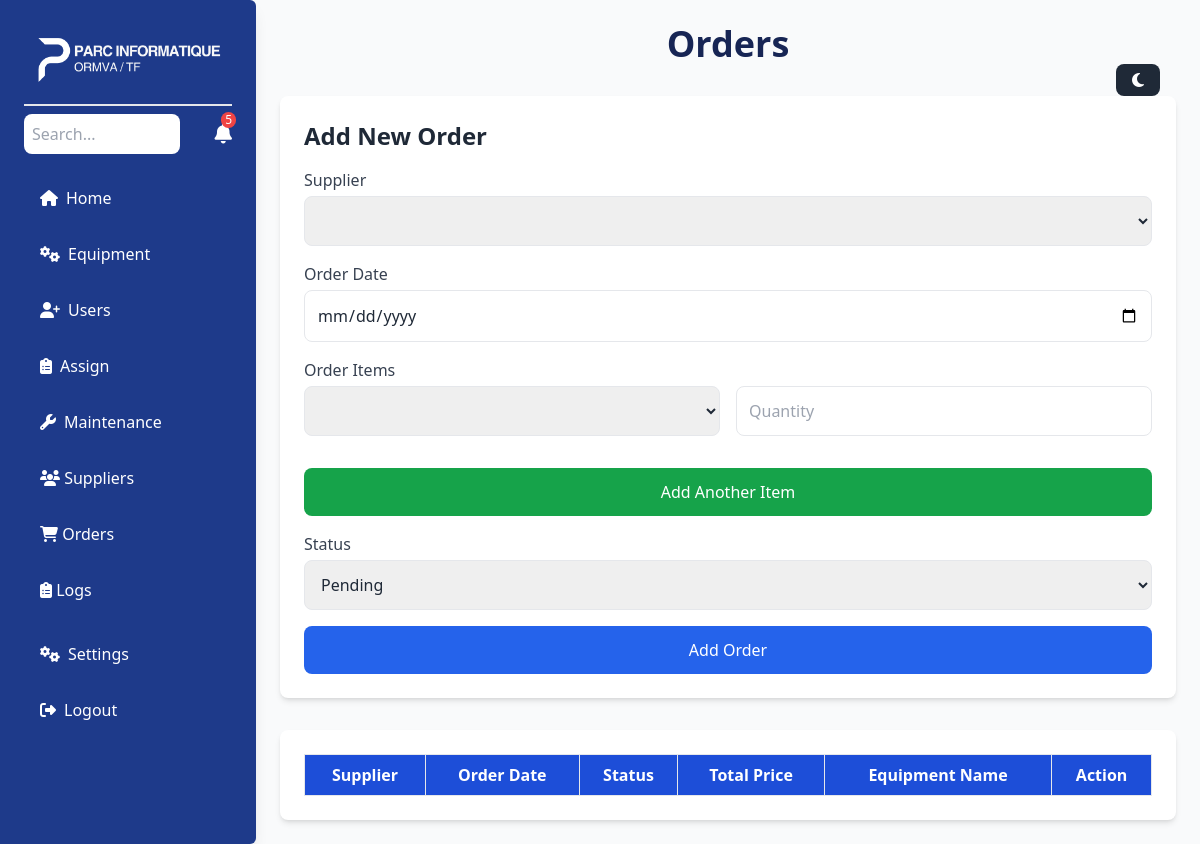
Before: /orders.php with the older database file.
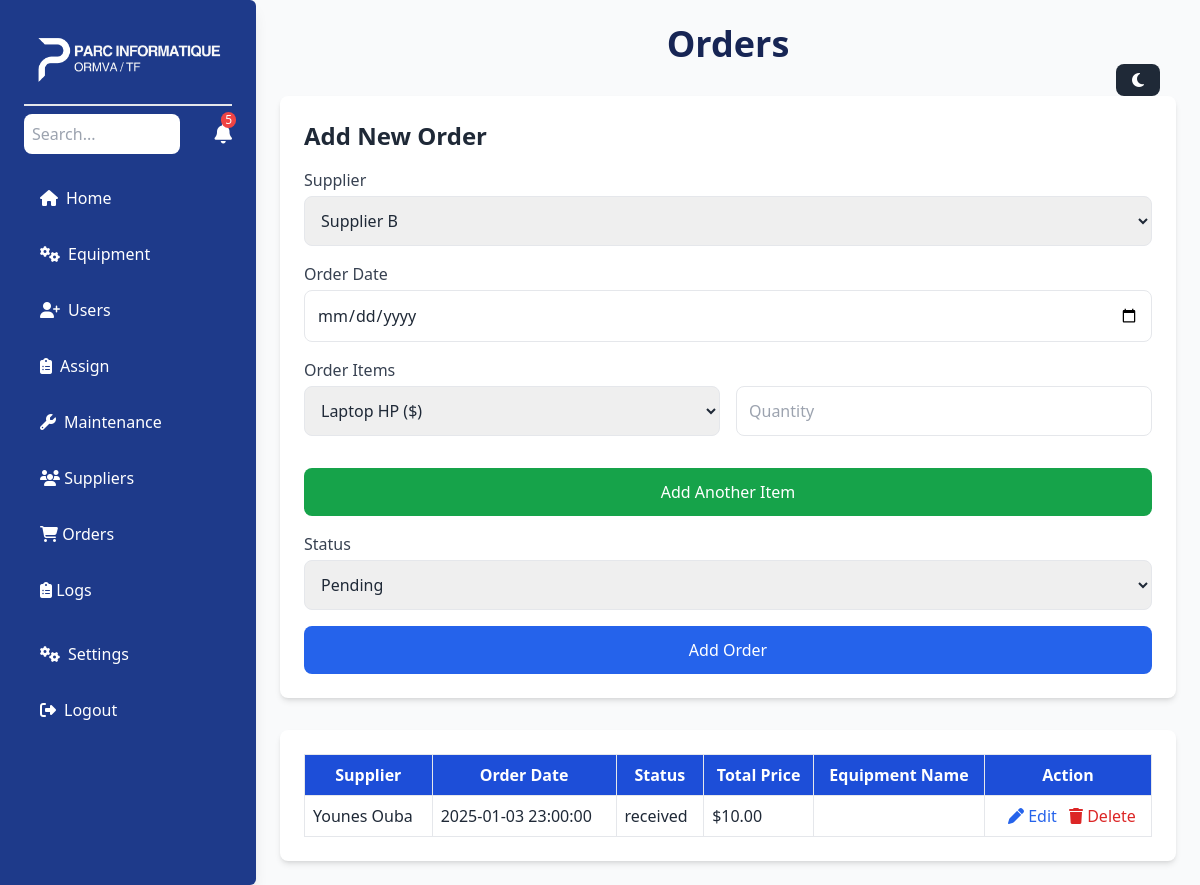
After: the same page with the newer database file.
### tables this page shows
CREATE TABLE `orders` (
  `id` int(11) NOT NULL,
  `supplier_id` int(11) NOT NULL,
  `order_date` timestamp NOT NULL DEFAULT current_timestamp(),
  `total_amount` decimal(10,2) NOT NULL,
  `status` enum('pending','shipped','received','canceled') DEFAULT 'pending'
);

CREATE TABLE `suppliers` (
  `id` int(11) NOT NULL,
  `name` varchar(100) NOT NULL,
  `contact_person` varchar(100) DEFAULT NULL,
  `phone` varchar(20) DEFAULT NULL,
  `email` varchar(100) DEFAULT NULL,
  `address` text DEFAULT NULL,
  `created_at` timestamp NOT NULL DEFAULT current_timestamp()
);

### orders.php (the view, shortened to what the changed rows need)
<?php
require 'config.php';
$stmt = $pdo->prepare("SELECT id, name FROM suppliers");
$stmt->execute();
$suppliers = $stmt->fetchAll(PDO::FETCH_ASSOC);
$stmt = $pdo->prepare("SELECT id, name, price FROM equipment");
$stmt->execute();
$equipment = $stmt->fetchAll(PDO::FETCH_ASSOC);
$sql = "SELECT orders.id, suppliers.name AS supplier, orders.order_date, orders.total_amount, orders.status
        FROM orders
        JOIN suppliers ON orders.supplier_id = suppliers.id
        ORDER BY orders.order_date DESC";
$result = $pdo->query($sql);
?>
<!DOCTYPE html>
<html lang="en">
<head>
    <script src="https://cdn.tailwindcss.com"></script>
</head>
<body class="bg-gray-50 text-gray-800">
    <div class="ml-0 md:ml-64 p-6">
        <h2 class="text-4xl font-bold text-center mb-8 text-blue-950">Orders</h2>
        <div class="bg-white p-6 rounded-lg shadow-md mb-8">
            <form action="orders.php" method="POST" class="space-y-4">
                <div>
                    <label class="block text-gray-700 font-medium mb-1">Supplier</label>
                    <select name="supplier_id" class="w-full p-3 border rounded-lg focus:ring-2 focus:ring-blue-500" required>
                        <?php foreach ($suppliers as $supplier): ?>
                            <option value="<?= htmlspecialchars($supplier['id']) ?>"><?= htmlspecialchars($supplier['name']) ?></option>
                        <?php endforeach; ?>
                    </select>
                </div>
                <div id="order-items">
                    <div class="flex space-x-4 mb-4">
                        <select name="equipment_id[]" class="w-full p-3 border rounded-lg focus:ring-2 focus:ring-blue-500" required>
                            <?php foreach ($equipment as $item): ?>
                                <option value="<?= htmlspecialchars($item['id']) ?>"><?= htmlspecialchars($item['name']) ?> ($<?= htmlspecialchars($item['price']) ?>)</option>
                            <?php endforeach; ?>
                        </select>
                        <input type="number" name="quantity[]" class="w-full p-3 border rounded-lg focus:ring-2 focus:ring-blue-500" placeholder="Quantity" required>
                    </div>
                </div>
            </form>
        </div>
        <div class="bg-white p-6 rounded-lg shadow-md overflow-x-auto">
            <table class="w-full border-collapse">
                <thead>
                    <tr class="bg-blue-700 text-white">
                        <th class="p-2 border">Supplier</th>
                        <th class="p-2 border">Order Date</th>
                        <th class="p-2 border">Status</th>
                        <th class="p-2 border">Total Price</th>
                        <th class="p-2 border">Equipment Name</th>
                        <th class="p-2 border">Action</th>
                    </tr>
                </thead>
                <tbody>
                    <?php while ($row = $result->fetch(PDO::FETCH_ASSOC)): ?>
                    <tr class="hover:bg-gray-100">
                        <td class="p-2 border"><?= htmlspecialchars($row['supplier']) ?></td>
                        <td class="p-2 border"><?= htmlspecialchars($row['order_date']) ?></td>
                        <td class="p-2 border"><?= htmlspecialchars($row['status']) ?></td>
                        <td class="p-2 border">$<?= htmlspecialchars($row['total_amount']) ?></td>
                        <td class="p-2 border">
                        </td>
                        <td class="p-2 border text-center">
                            <a href="edit_order.php?id=<?= htmlspecialchars($row['id']) ?>" class="text-blue-600 hover:underline ml-2"><i class="fas fa-pen"></i> Edit</a>
                            <a href="delete_order.php?id=<?= htmlspecialchars($row['id']) ?>" class="text-red-600 hover:underline ml-2"><i class="fas fa-trash"></i> Delete</a>
                        </td>
                    </tr>
                    <?php endwhile; ?>
                </tbody>
            </table>
        </div>
    </div>
</body>
</html>

Changed rows visible on the page:
added orders: supplier.name "Younes Ouba", order_date "2025-01-03 23:00:00", status "received", total_amount "10.00"
Other visible differences:
form field supplier_id: (not shown) → "Supplier B"
form field value: (not shown) → "Laptop HP ($)"
